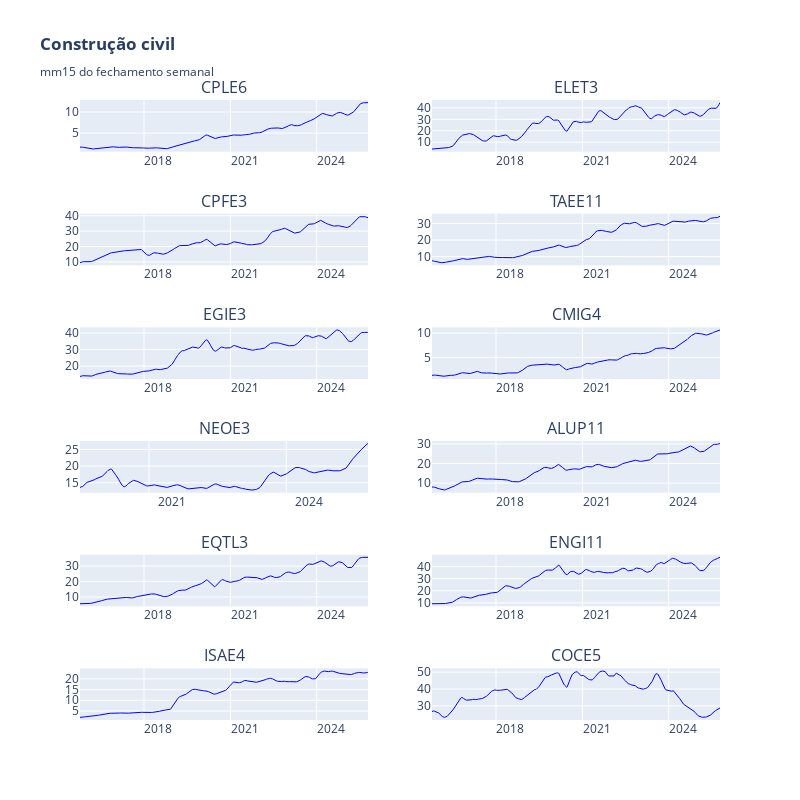

Here is the notebook cell this chart was saved with:
### Code cell
# grafico
height=800
width=800

mma = 15
fig = make_subplots(
    rows=math.ceil(len(tickers)/2), cols=2, shared_xaxes=False, 
    subplot_titles=[ticker.replace(".SA", "") for ticker in tickers],  # Remove ".SA"
    vertical_spacing=0.1
)

for i, ticker in enumerate(tickers):
    df = data_dict[ticker][('Close', ticker)]  # Reutiliza os dados já baixados
    avg = df.rolling(window=mma, min_periods=1).mean()
    
    row = (i // 2) + 1
    col = (i % 2) + 1

    # fig.add_trace(go.Candlestick(
    #     x=df.index, open=df.Open, high=df.High, low=df.Low, close=df.Close,
    #     name=ticker, showlegend=False), row=row, col=col)

    fig.add_trace(go.Scatter(
        x=df.index, y=avg, mode='lines',
        line=dict(color='blue', width=1),
        name="Média", showlegend=False), row=row, col=col)

fig.update_layout(title_text=f"<b>Construção civil</b><br><sub>mm{mma} do fechamento semanal</sub>",
                  height= height, width=width)
fig.update_xaxes(rangeslider_visible=False,
    tickformat="%Y",  # Mostrar apenas o ano
    dtick="M36",  # Intervalo de meses entre os ticks
    ticklabelmode="period"  # Coloca o rótulo no início do período)
)
fig.show()

### Figure 1 — Plotly figure (JSON) as saved in the notebook; plotly's stock layout.template omitted (floating-point values rounded to 4 significant figures; data arrays with more than 128 entries replaced by an {"elided": "..."} marker saying what was removed)
{"data": [{"line": {"color": "blue", "width": 1}, "mode": "lines", "name": "Média", "showlegend": false, "type": "scatter", "x": {"elided": "523 str values"}, "xaxis": "x", "y": {"elided": "523 float values"}, "yaxis": "y"}, {"line": {"color": "blue", "width": 1}, "mode": "lines", "name": "Média", "showlegend": false, "type": "scatter", "x": {"elided": "523 str values"}, "xaxis": "x2", "y": {"elided": "523 float values"}, "yaxis": "y2"}, {"line": {"color": "blue", "width": 1}, "mode": "lines", "name": "Média", "showlegend": false, "type": "scatter", "x": {"elided": "523 str values"}, "xaxis": "x3", "y": {"elided": "523 float values"}, "yaxis": "y3"}, {"line": {"color": "blue", "width": 1}, "mode": "lines", "name": "Média", "showlegend": false, "type": "scatter", "x": {"elided": "523 str values"}, "xaxis": "x4", "y": {"elided": "523 float values"}, "yaxis": "y4"}, {"line": {"color": "blue", "width": 1}, "mode": "lines", "name": "Média", "showlegend": false, "type": "scatter", "x": {"elided": "523 str values"}, "xaxis": "x5", "y": {"elided": "523 float values"}, "yaxis": "y5"}, {"line": {"color": "blue", "width": 1}, "mode": "lines", "name": "Média", "showlegend": false, "type": "scatter", "x": {"elided": "523 str values"}, "xaxis": "x6", "y": {"elided": "523 float values"}, "yaxis": "y6"}, {"line": {"color": "blue", "width": 1}, "mode": "lines", "name": "Média", "showlegend": false, "type": "scatter", "x": {"elided": "329 str values"}, "xaxis": "x7", "y": {"elided": "329 float values"}, "yaxis": "y7"}, {"line": {"color": "blue", "width": 1}, "mode": "lines", "name": "Média", "showlegend": false, "type": "scatter", "x": {"elided": "523 str values"}, "xaxis": "x8", "y": {"elided": "523 float values"}, "yaxis": "y8"}, {"line": {"color": "blue", "width": 1}, "mode": "lines", "name": "Média", "showlegend": false, "type": "scatter", "x": {"elided": "523 str values"}, "xaxis": "x9", "y": {"elided": "523 float values"}, "yaxis": "y9"}, {"line": {"color": "blue", "width": 1}, "mode": "lines", "name": "Média", "showlegend": false, "type": "scatter", "x": {"elided": "523 str values"}, "xaxis": "x10", "y": {"elided": "523 float values"}, "yaxis": "y10"}, {"line": {"color": "blue", "width": 1}, "mode": "lines", "name": "Média", "showlegend": false, "type": "scatter", "x": {"elided": "523 str values"}, "xaxis": "x11", "y": {"elided": "523 float values"}, "yaxis": "y11"}, {"line": {"color": "blue", "width": 1}, "mode": "lines", "name": "Média", "showlegend": false, "type": "scatter", "x": {"elided": "523 str values"}, "xaxis": "x12", "y": {"elided": "523 float values"}, "yaxis": "y12"}], "layout": {"annotations": [{"font": {"size": 16}, "showarrow": false, "text": "CPLE6", "x": 0.225, "xanchor": "center", "xref": "paper", "y": 1, "yanchor": "bottom", "yref": "paper"}, {"font": {"size": 16}, "showarrow": false, "text": "ELET3", "x": 0.775, "xanchor": "center", "xref": "paper", "y": 1, "yanchor": "bottom", "yref": "paper"}, {"font": {"size": 16}, "showarrow": false, "text": "CPFE3", "x": 0.225, "xanchor": "center", "xref": "paper", "y": 0.8167, "yanchor": "bottom", "yref": "paper"}, {"font": {"size": 16}, "showarrow": false, "text": "TAEE11", "x": 0.775, "xanchor": "center", "xref": "paper", "y": 0.8167, "yanchor": "bottom", "yref": "paper"}, {"font": {"size": 16}, "showarrow": false, "text": "EGIE3", "x": 0.225, "xanchor": "center", "xref": "paper", "y": 0.6333, "yanchor": "bottom", "yref": "paper"}, {"font": {"size": 16}, "showarrow": false, "text": "CMIG4", "x": 0.775, "xanchor": "center", "xref": "paper", "y": 0.6333, "yanchor": "bottom", "yref": "paper"}, {"font": {"size": 16}, "showarrow": false, "text": "NEOE3", "x": 0.225, "xanchor": "center", "xref": "paper", "y": 0.45, "yanchor": "bottom", "yref": "paper"}, {"font": {"size": 16}, "showarrow": false, "text": "ALUP11", "x": 0.775, "xanchor": "center", "xref": "paper", "y": 0.45, "yanchor": "bottom", "yref": "paper"}, {"font": {"size": 16}, "showarrow": false, "text": "EQTL3", "x": 0.225, "xanchor": "center", "xref": "paper", "y": 0.2667, "yanchor": "bottom", "yref": "paper"}, {"font": {"size": 16}, "showarrow": false, "text": "ENGI11", "x": 0.775, "xanchor": "center", "xref": "paper", "y": 0.2667, "yanchor": "bottom", "yref": "paper"}, {"font": {"size": 16}, "showarrow": false, "text": "ISAE4", "x": 0.225, "xanchor": "center", "xref": "paper", "y": 0.08333, "yanchor": "bottom", "yref": "paper"}, {"font": {"size": 16}, "showarrow": false, "text": "COCE5", "x": 0.775, "xanchor": "center", "xref": "paper", "y": 0.08333, "yanchor": "bottom", "yref": "paper"}], "height": 800, "title": {"text": "<b>Construção civil</b><br><sub>mm15 do fechamento semanal</sub>"}, "width": 800, "xaxis": {"anchor": "y", "domain": [0, 0.45], "dtick": "M36", "rangeslider": {"visible": false}, "tickformat": "%Y", "ticklabelmode": "period"}, "xaxis10": {"anchor": "y10", "domain": [0.55, 1], "dtick": "M36", "rangeslider": {"visible": false}, "tickformat": "%Y", "ticklabelmode": "period"}, "xaxis11": {"anchor": "y11", "domain": [0, 0.45], "dtick": "M36", "rangeslider": {"visible": false}, "tickformat": "%Y", "ticklabelmode": "period"}, "xaxis12": {"anchor": "y12", "domain": [0.55, 1], "dtick": "M36", "rangeslider": {"visible": false}, "tickformat": "%Y", "ticklabelmode": "period"}, "xaxis2": {"anchor": "y2", "domain": [0.55, 1], "dtick": "M36", "rangeslider": {"visible": false}, "tickformat": "%Y", "ticklabelmode": "period"}, "xaxis3": {"anchor": "y3", "domain": [0, 0.45], "dtick": "M36", "rangeslider": {"visible": false}, "tickformat": "%Y", "ticklabelmode": "period"}, "xaxis4": {"anchor": "y4", "domain": [0.55, 1], "dtick": "M36", "rangeslider": {"visible": false}, "tickformat": "%Y", "ticklabelmode": "period"}, "xaxis5": {"anchor": "y5", "domain": [0, 0.45], "dtick": "M36", "rangeslider": {"visible": false}, "tickformat": "%Y", "ticklabelmode": "period"}, "xaxis6": {"anchor": "y6", "domain": [0.55, 1], "dtick": "M36", "rangeslider": {"visible": false}, "tickformat": "%Y", "ticklabelmode": "period"}, "xaxis7": {"anchor": "y7", "domain": [0, 0.45], "dtick": "M36", "rangeslider": {"visible": false}, "tickformat": "%Y", "ticklabelmode": "period"}, "xaxis8": {"anchor": "y8", "domain": [0.55, 1], "dtick": "M36", "rangeslider": {"visible": false}, "tickformat": "%Y", "ticklabelmode": "period"}, "xaxis9": {"anchor": "y9", "domain": [0, 0.45], "dtick": "M36", "rangeslider": {"visible": false}, "tickformat": "%Y", "ticklabelmode": "period"}, "yaxis": {"anchor": "x", "domain": [0.9167, 1]}, "yaxis10": {"anchor": "x10", "domain": [0.1833, 0.2667]}, "yaxis11": {"anchor": "x11", "domain": [0, 0.08333]}, "yaxis12": {"anchor": "x12", "domain": [0, 0.08333]}, "yaxis2": {"anchor": "x2", "domain": [0.9167, 1]}, "yaxis3": {"anchor": "x3", "domain": [0.7333, 0.8167]}, "yaxis4": {"anchor": "x4", "domain": [0.7333, 0.8167]}, "yaxis5": {"anchor": "x5", "domain": [0.55, 0.6333]}, "yaxis6": {"anchor": "x6", "domain": [0.55, 0.6333]}, "yaxis7": {"anchor": "x7", "domain": [0.3667, 0.45]}, "yaxis8": {"anchor": "x8", "domain": [0.3667, 0.45]}, "yaxis9": {"anchor": "x9", "domain": [0.1833, 0.2667]}}}
